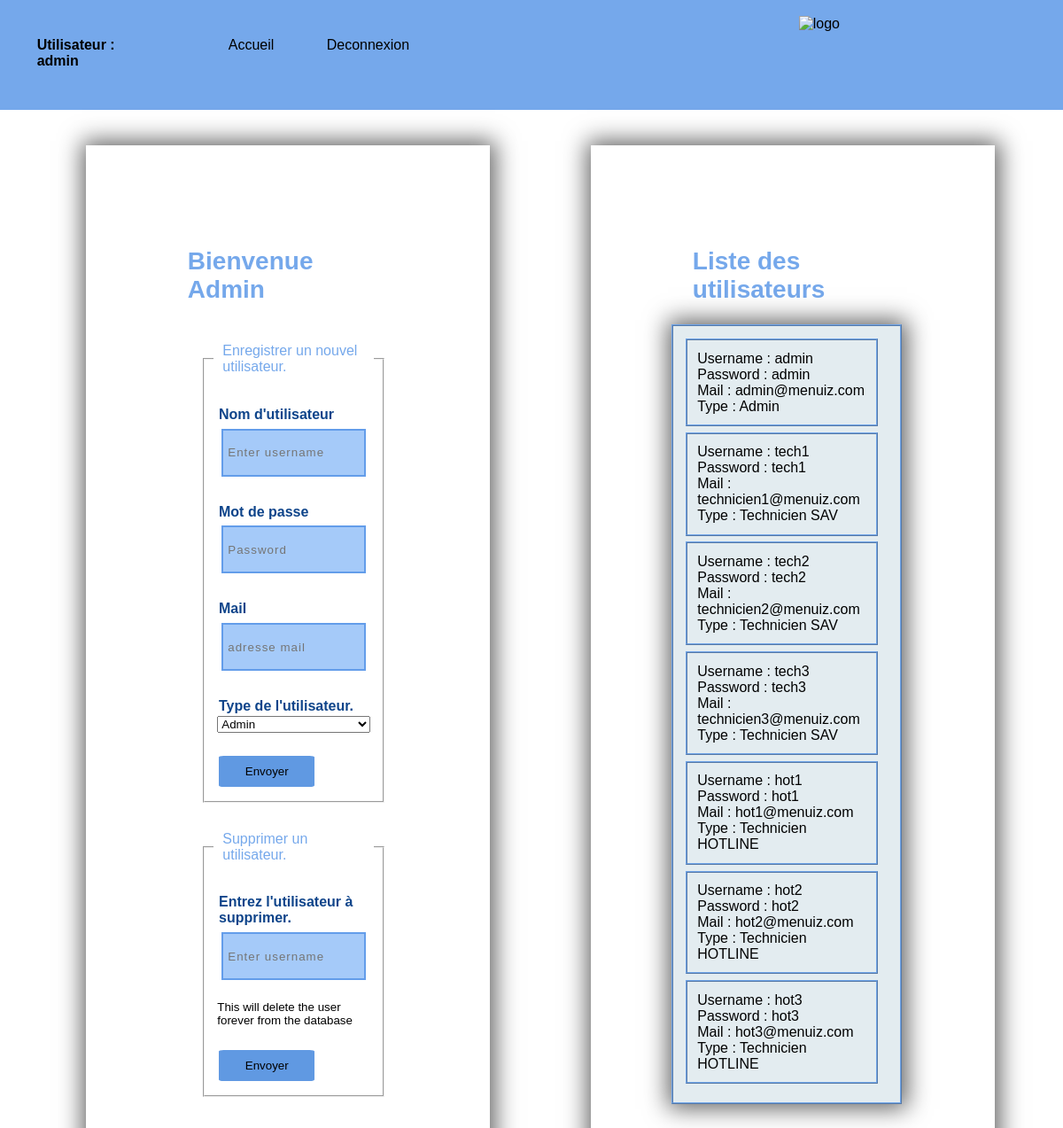
Screenshot of /index.php (signed in) with the database file from the repository.
### tables this page shows
CREATE TABLE IF NOT EXISTS `users` (
  `user_id` INT(11) NOT NULL AUTO_INCREMENT,
  `username` VARCHAR(255) NOT NULL,
  `password` VARCHAR(255) NOT NULL,
  `mail` VARCHAR(50) NOT NULL,
  `user_type_id` INT(11) NOT NULL,
  PRIMARY KEY (`user_id`),
  CONSTRAINT `fk_users_type_user1`
    FOREIGN KEY (`user_type_id`)
    REFERENCES `type_user` (`typ_user_id`)
    ON DELETE NO ACTION
    ON UPDATE NO ACTION);

CREATE TABLE IF NOT EXISTS `type_user` (
  `typ_user_id` INT(11) NOT NULL AUTO_INCREMENT,
  `Typ_type` VARCHAR(50) NOT NULL,
  PRIMARY KEY (`typ_user_id`));

### modules/ClassConnector.php (called while the page is built, shortened)
<?php
class Connector
{
    private $con;
    private static $instance;
    private function connect() {
        if($_SESSION && strcmp($_SESSION['LOGGED_USER'], 'admin')!== 0){
            $this->host = 'localhost';
            $this->username = $_SESSION['LOGGED_USER'];
            $this->password = $_SESSION['password'];
            $this->db = 'Menuiz';
            try {
                 $con = new PDO('mysql:host='.$this->host.';dbname='.$this->db.';charset=utf8', $this->username, $this->password);
                 $con->setAttribute(PDO::ATTR_DEFAULT_FETCH_MODE, PDO::FETCH_ASSOC);
                 $this->con = $con;
            } catch(PDOException $e){
                die("Erreur:".$e->getMessage());
            }
            } else {
            $this->host = 'localhost';
            $this->username = 'root';
            $this->password = '';
            $this->db = 'Menuiz';
            try {
                 $con = new PDO('mysql:host='.$this->host.';dbname='.$this->db.';charset=utf8', $this->username, $this->password);
                 $con->setAttribute(PDO::ATTR_DEFAULT_FETCH_MODE, PDO::FETCH_ASSOC);
                 $this->con = $con;
            } catch(PDOException $e){
                die("Erreur:".$e->getMessage());
            }
        }
    }
    public static function getInstance(){
        if(static::$instance === NULL){
            static::$instance = new Connector();
            static::$instance->connect();
        }
        return static::$instance;
    }
    public function prepareQuery($query) {
        return $this->con->prepare($query);
    }
}
?>

### modules/ClassAdmin.php (the view, shortened to what this page needs)
<?php
class Administrator {
    private function printUsers($param){
        echo "<div class='fold-container shadow contour'>";
        foreach($param as $table){
            echo "<div class='contour'>";
            echo "<p> Username : ".$table['username'].'</p>';
            echo "<p> Password : ".$table['PASSWORD'].'</p>';
            echo "<p> Mail : ".$table['MAIL'].'</p>';
            echo "<p> Type : ".$table['typ_type'].'</p>';
            echo "</div>";
        }
        echo "</div>";
    }
    public function viewUsers(){
        $db = Connector::getInstance();
        $query = $db->prepareQuery('SELECT US.username, US.PASSWORD, US.MAIL, typ.typ_type FROM `USERS` AS US
                                    JOIN type_user AS typ ON US.user_type_id = typ.typ_user_id');
        $query->execute();
        $result = $query->fetchAll();
        return $this->printUsers($result);
    }
}
?>

### index.php (shortened to what this page needs)
<?php
    include "modules/ClassConnector.php";
?>
<!DOCTYPE html>
<html lang="fr">
<head>
    <link rel="stylesheet" href="CSS/style.css">
</head>
<body>
 <?php
 include "View/header.php";
        if($_SESSION['type_user'] === 'Admin') {
            echo '<div id="admin-box" class="box-container">';
            echo '<div class="adminPage">';
            echo '<div class="fold-container shadow form-admin">';
                    include "modules/ClassAdmin.php";
                    echo "<H1 class='form-legend'>Bienvenue ". $_SESSION['type_user']."</H1>";
                    include "view/admin/registerUser.php";
                    include "view/admin/RemoveUser.php";
            echo '</div>';
            echo '</div>';
            echo '<div class="adminPage">';
            echo '<div  class="fold-container shadow form-admin">';
            echo "<H1 class='form-legend'>Liste des utilisateurs</H1>";
            $adminView = new Administrator();
            $adminView->viewUsers();
            echo '</div>';
            echo '</div>';
            echo '</div>';
        }
?>
</body>
</html>

### View/header.php (shortened to what this page needs)
<header>
        <nav>
            <h3><?php echo "Utilisateur : ".$_SESSION['LOGGED_USER']; ?> </h3>
            <a href="index.php">Accueil</a>
            <a href="logout.php">Deconnexion </a>
            <img class="logo headLogo" src="img\MenuizMan_logo.png" alt="logo">
        </nav>

### View/admin/RegisterUser.php (shortened to what this page needs)
<div class="form-box">
        <form class="soForm" action="index.php" method="POST">
            <fieldset>
                <legend class="form-legend"><?php echo "Enregistrer un nouvel utilisateur."; ?></legend>
             <div class="form-group">
                <label for="username">Nom d'utilisateur</label>
                <input type="text" name="username" class="form-control" id="username" placeholder="Enter username" required>
             </div>
            <div class="form-group">
                <label for="password">Mot de passe</label>
                <input type="text" class="form-control" id="pwd" name="password" placeholder="Password" required>
            </div>
            <div class="form-group">
                <label for="mail">Mail</label>
                <input type="text" class="form-control" id="mail" name="mail" placeholder="adresse mail" required>
            </div>
            <div class="form-group">
                <label for="usertype">Type de l'utilisateur.</label>
                <select name="usertype" required>
                        <option value="4">Admin</option>
                </select>
            </div>
            <input type="submit" class="btn-submit" value="Envoyer">
            </fieldset>
     </form>
</div>

### View/admin/RemoveUser.php (shortened to what this page needs)
<div class="form-box">
    <form class="soForm" action="index.php" method="POST">
        <fieldset>
            <legend class="form-legend"> <?php  echo "Supprimer un utilisateur."; ?></legend>
            <div class="form-group">
            <label for="delete"> Entrez l'utilisateur à supprimer. </label>
                <input type="text" name="delete" class="form-control" id="delete" placeholder="Enter username" required><br/>
                <small>This will delete the user forever from the database</small>
            </div>
            <input type="submit" class="btn-submit" value="Envoyer">
        </fieldset>
    </form>
</div>

### CSS/style.css (style rules this page uses)
* { margin: 0; padding: 0; font-family: 'Arial'; }
h1 { margin: 1% 5%; font-size: 28px; }
a { text-decoration: none; color: #000; margin-right: 2%; margin-left: 3%; margin-top: 3%; }
h3 { margin-top: 3%; margin-right: 5%; margin-left: 3%; font-size: 16px; }
nav { display: flex; flex-direction: row; padding: 0.5%; background-color: #5292e6cb; }
.logo { width: 200px; height: 100px; vertical-align: middle; margin-left: 3%; margin-top: 1%; margin-left: 68%; }
.headLogo { margin-left: 35%; margin-right: 10%; }
.box-container { display: flex; justify-content: space-around; padding: 5vh; width: 95%; height: auto; }
.login-box, .form-box { display: flex; justify-content: center; align-self: center; }
.login-legend, .form-legend { color: #5292e6cb; margin: 10px; padding: 5%; }
label { color: #094088fa; font-weight: 600; padding: 1%; }
input, textarea { margin: 1rem; padding: 1%; }
.adminPage { display: flex; flex-direction: row; width: 100%; margin: 0 5%; }
.fold-container { display: flex; width: 100%; flex-direction: column; }
.btn-submit { display:flex; justify-content: center; align-items: center; align-self: center; width: 9vw; padding: 10px; background: #387fdbcb; border-radius: 5%; border-style: none; border: 0px 5px 5px 0px #5292e6cb solid; }
.soForm { display: flex; flex-direction: column; width: 70%; }
.form-box { display: flex; flex-direction: column; align-items: center; justify-content: space-around; width: 100%; padding: 2%; margin: 2%; }
.form-group { display: flex; justify-content: space-between; flex-direction: column; padding: 5%; margin: 2%; }
.form-admin { padding: 20%; }
.form-control { background: #8fbdf8cb; height: 3em; margin: 5px; border:2px #5292e6cb solid; padding: 5px; letter-spacing: 1px; }
.contour { display: flex; flex-direction: column; justify-content: space-between; margin-bottom: 3%; margin-right: 3%; padding: 5%; width: 95%; height: auto; border: #5292e6cb 2px ridge; background: #e3ecf0; box-sizing: border-box; }
.shadow { -webkit-box-shadow: 1px 0px 25px 5px rgba(0,0,0,0.61); box-shadow: 1px 0px 25px 5px rgba(0,0,0,0.61); }

### rows the page displays
users: username "admin", password "admin", mail "admin@menuiz.com", user_type.Typ_type "Admin"
users: username "tech1", password "tech1", mail "technicien1@menuiz.com", user_type.Typ_type "Technicien SAV"
users: username "tech2", password "tech2", mail "technicien2@menuiz.com", user_type.Typ_type "Technicien SAV"
users: username "tech3", password "tech3", mail "technicien3@menuiz.com", user_type.Typ_type "Technicien SAV"
users: username "hot1", password "hot1", mail "hot1@menuiz.com", user_type.Typ_type "Technicien HOTLINE"
users: username "hot2", password "hot2", mail "hot2@menuiz.com", user_type.Typ_type "Technicien HOTLINE"
users: username "hot3", password "hot3", mail "hot3@menuiz.com", user_type.Typ_type "Technicien HOTLINE"

### other values shown
$_SESSION['LOGGED_USER'] "admin"
$_SESSION['type_user'] "Admin"
